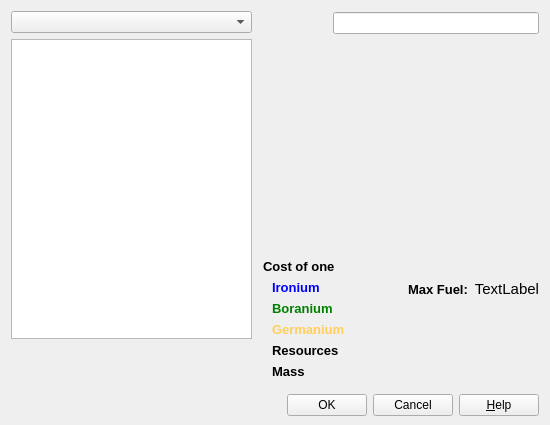
     <widget class="QWidget" name="page">
      <layout class="QVBoxLayout" name="verticalLayout_12">
       <property name="spacing">
        <number>6</number>
       </property>
       <property name="bottomMargin">
        <number>0</number>
       </property>
       <item>
        <widget class="QWidget" name="widget_13" native="true">
         <property name="sizePolicy">
          <sizepolicy hsizetype="Preferred" vsizetype="MinimumExpanding">
           <horstretch>0</horstretch>
           <verstretch>0</verstretch>
          </sizepolicy>
         </property>
         <layout class="QHBoxLayout" name="horizontalLayout_8">
          <property name="spacing">
           <number>11</number>
          </property>
          <property name="margin">
           <number>0</number>
          </property>
          <item>
           <widget class="QWidget" name="widget_23" native="true">
            <property name="sizePolicy">
             <sizepolicy hsizetype="Maximum" vsizetype="Preferred">
              <horstretch>0</horstretch>
              <verstretch>0</verstretch>
             </sizepolicy>
            </property>
            <layout class="QVBoxLayout" name="verticalLayout_18">
             <property name="margin">
              <number>0</number>
             </property>
             <item>
              <widget class="QComboBox" name="chooseComponentBox2">
               <property name="maximumSize">
                <size>
                 <width>241</width>
                 <height>16777215</height>
                </size>
               </property>
              </widget>
             </item>
             <item>
              <widget class="QListWidget" name="componentListWidget2">
               <property name="minimumSize">
                <size>
                 <width>0</width>
                 <height>300</height>
                </size>
               </property>
               <property name="maximumSize">
                <size>
                 <width>241</width>
                 <height>16777215</height>
                </size>
               </property>
               <property name="dragEnabled">
                <bool>true</bool>
               </property>
               <property name="iconSize">
                <size>
                 <width>64</width>
                 <height>64</height>
                </size>
               </property>
              </widget>
             </item>
             <item>
              <spacer name="verticalSpacer_6">
               <property name="orientation">
                <enum>Qt::Vertical</enum>
               </property>
               <property name="sizeHint" stdset="0">
                <size>
                 <width>20</width>
                 <height>40</height>
                </size>
               </property>
              </spacer>
             </item>
            </layout>
           </widget>
          </item>
          <item>
           <widget class="QWidget" name="widget_15" native="true">
            <property name="sizePolicy">
             <sizepolicy hsizetype="MinimumExpanding" vsizetype="Minimum">
              <horstretch>0</horstretch>
              <verstretch>0</verstretch>
             </sizepolicy>
            </property>
            <layout class="QVBoxLayout" name="verticalLayout_13">
             <property name="margin">
              <number>0</number>
             </property>
             <item>
              <widget class="QWidget" name="widget_16" native="true">
               <layout class="QHBoxLayout" name="horizontalLayout_6">
                <property name="margin">
                 <number>0</number>
                </property>
                <item>
                 <widget class="ShipAvatarWidget" name="shipAvatarWidget2" native="true">
                  <property name="minimumSize">
                   <size>
                    <width>64</width>
                    <height>64</height>
                   </size>
                  </property>
                  <property name="maximumSize">
                   <size>
                    <width>64</width>
                    <height>64</height>
                   </size>
                  </property>
                 </widget>
                </item>
                <item>
                 <widget class="QWidget" name="widget_17" native="true">
                  <layout class="QVBoxLayout" name="verticalLayout_14">
                   <property name="margin">
                    <number>0</number>
                   </property>
                   <item>
                    <widget class="QLineEdit" name="shipNameEdit"/>
                   </item>
                   <item>
                    <spacer name="verticalSpacer_4">
                     <property name="orientation">
                      <enum>Qt::Vertical</enum>
                     </property>
                     <property name="sizeType">
                      <enum>QSizePolicy::Minimum</enum>
                     </property>
                     <property name="sizeHint" stdset="0">
                      <size>
                       <width>20</width>
                       <height>40</height>
                      </size>
                     </property>
                    </spacer>
                   </item>
                  </layout>
                 </widget>
                </item>
               </layout>
              </widget>
             </item>
             <item>
              <widget class="QWidget" name="widget_19" native="true">
               <layout class="QVBoxLayout" name="verticalLayout_15">
                <property name="margin">
                 <number>0</number>
                </property>
                <item>
                 <widget class="QWidget" name="widget_18" native="true">
                  <property name="sizePolicy">
                   <sizepolicy hsizetype="Preferred" vsizetype="MinimumExpanding">
                    <horstretch>0</horstretch>
                    <verstretch>0</verstretch>
                   </sizepolicy>
                  </property>
                 </widget>
                </item>
                <item>
                 <widget class="QLabel" name="costTitleLabel2">
                  <property name="font">
                   <font>
                    <family>Arial</family>
                    <pointsize>10</pointsize>
                    <weight>75</weight>
                    <bold>true</bold>
                   </font>
                  </property>
                  <property name="text">
                   <string>Cost of one</string>
                  </property>
                 </widget>
                </item>
                <item>
                 <widget class="QWidget" name="widget_20" native="true">
                  <layout class="QHBoxLayout" name="horizontalLayout_7">
                   <property name="spacing">
                    <number>50</number>
                   </property>
                   <property name="margin">
                    <number>0</number>
                   </property>
                   <item>
                    <widget class="QWidget" name="widget_21" native="true">
                     <layout class="QFormLayout" name="formLayout_3">
                      <property name="fieldGrowthPolicy">
                       <enum>QFormLayout::AllNonFixedFieldsGrow</enum>
                      </property>
                      <property name="topMargin">
                       <number>0</number>
                      </property>
                      <property name="rightMargin">
                       <number>0</number>
                      </property>
                      <property name="bottomMargin">
                       <number>0</number>
                      </property>
                      <item row="0" column="0">
                       <widget class="QLabel" name="label_2">
                        <property name="font">
                         <font>
                          <family>Arial</family>
                          <pointsize>10</pointsize>
                          <weight>75</weight>
                          <bold>true</bold>
                         </font>
                        </property>
                        <property name="styleSheet">
                         <string notr="true">color: blue</string>
                        </property>
                        <property name="text">
                         <string>Ironium</string>
                        </property>
                       </widget>
                      </item>
                      <item row="0" column="1">
                       <widget class="QLabel" name="ironiumLabel2">
                        <property name="text">
                         <string/>
                        </property>
                        <property name="alignment">
                         <set>Qt::AlignRight|Qt::AlignTrailing|Qt::AlignVCenter</set>
                        </property>
                       </widget>
                      </item>
                      <item row="1" column="0">
                       <widget class="QLabel" name="label_10">
                        <property name="font">
                         <font>
                          <family>Arial</family>
                          <pointsize>10</pointsize>
                          <weight>75</weight>
                          <bold>true</bold>
                         </font>
                        </property>
                        <property name="styleSheet">
                         <string notr="true">color: green</string>
                        </property>
                        <property name="text">
                         <string>Boranium</string>
                        </property>
                       </widget>
                      </item>
                      <item row="1" column="1">
                       <widget class="QLabel" name="boraniumLabel2">
                        <property name="text">
                         <string/>
                        </property>
                        <property name="alignment">
                         <set>Qt::AlignRight|Qt::AlignTrailing|Qt::AlignVCenter</set>
                        </property>
                       </widget>
                      </item>
                      <item row="2" column="0">
                       <widget class="QLabel" name="label_12">
                        <property name="font">
                         <font>
                          <family>Arial</family>
                          <pointsize>10</pointsize>
                          <weight>75</weight>
                          <bold>true</bold>
                         </font>
                        </property>
                        <property name="styleSheet">
                         <string notr="true">color: rgb(255, 207, 94)</string>
                        </property>
                        <property name="text">
                         <string>Germanium</string>
                        </property>
                       </widget>
                      </item>
                      <item row="2" column="1">
                       <widget class="QLabel" name="germaniumLabel2">
                        <property name="text">
                         <string/>
                        </property>
                        <property name="alignment">
                         <set>Qt::AlignRight|Qt::AlignTrailing|Qt::AlignVCenter</set>
                        </property>
                       </widget>
                      </item>
                      <item row="3" column="0">
                       <widget class="QLabel" name="label_15">
                        <property name="font">
                         <font>
                          <family>Arial</family>
                          <pointsize>10</pointsize>
                          <weight>75</weight>
                          <bold>true</bold>
                         </font>
                        </property>
                        <property name="text">
                         <string>Resources</string>
                        </property>
                       </widget>
                      </item>
                      <item row="3" column="1">
                       <widget class="QLabel" name="resourcesLabel2">
                        <property name="text">
                         <string/>
                        </property>
                        <property name="alignment">
                         <set>Qt::AlignRight|Qt::AlignTrailing|Qt::AlignVCenter</set>
                        </property>
                       </widget>
                      </item>
                      <item row="4" column="0">
                       <widget class="QLabel" name="label_17">
                        <property name="font">
                         <font>
                          <family>Arial</family>
                          <pointsize>10</pointsize>
                          <weight>75</weight>
                          <bold>true</bold>
                         </font>
                        </property>
                        <property name="text">
                         <string>Mass</string>
                        </property>
                       </widget>
                      </item>
                      <item row="4" column="1">
                       <widget class="QLabel" name="massLabel2">
                        <property name="text">
                         <string/>
                        </property>
                        <property name="alignment">
                         <set>Qt::AlignRight|Qt::AlignTrailing|Qt::AlignVCenter</set>
                        </property>
                       </widget>
                      </item>
                     </layout>
                    </widget>
                   </item>
                   <item>
                    <widget class="QWidget" name="propertiesWidget2" native="true">
                     <layout class="QFormLayout" name="formLayout_4">
                      <property name="margin">
                       <number>0</number>
                      </property>
                      <item row="0" column="0">
                       <widget class="QLabel" name="label">
                        <property name="font">
                         <font>
                          <family>Arial</family>
                          <pointsize>10</pointsize>
                          <weight>75</weight>
                          <bold>true</bold>
                         </font>
                        </property>
                        <property name="text">
                         <string>Max Fuel:</string>
                        </property>
                       </widget>
                      </item>
                      <item row="0" column="1">
                       <widget class="QLabel" name="label_9">
                        <property name="font">
                         <font>
                          <family>Ubuntu</family>
                          <pointsize>11</pointsize>
                          <weight>50</weight>
                          <bold>false</bold>
                         </font>
                        </property>
                        <property name="text">
                         <string>TextLabel</string>
                        </property>
                        <property name="alignment">
                         <set>Qt::AlignRight|Qt::AlignTrailing|Qt::AlignVCenter</set>
                        </property>
                       </widget>
                      </item>
                     </layout>
                    </widget>
                   </item>
                  </layout>
                 </widget>
                </item>
               </layout>
              </widget>
             </item>
            </layout>
           </widget>
          </item>
         </layout>
        </widget>
       </item>
       <item>
        <widget class="QWidget" name="widget_14" native="true">
         <layout class="QHBoxLayout" name="horizontalLayout_5">
          <property name="rightMargin">
           <number>0</number>
          </property>
          <item>
           <spacer name="horizontalSpacer_3">
            <property name="orientation">
             <enum>Qt::Horizontal</enum>
            </property>
            <property name="sizeHint" stdset="0">
             <size>
              <width>40</width>
              <height>20</height>
             </size>
            </property>
           </spacer>
          </item>
          <item>
           <widget class="QPushButton" name="okButton">
            <property name="text">
             <string>OK</string>
            </property>
           </widget>
          </item>
          <item>
           <widget class="QPushButton" name="cancelButton">
            <property name="text">
             <string>Cancel</string>
            </property>
           </widget>
          </item>
          <item>
           <widget class="QPushButton" name="pushButton_2">
            <property name="text">
             <string>&amp;Help</string>
            </property>
           </widget>
          </item>
         </layout>
        </widget>
       </item>
      </layout>
     </widget>
